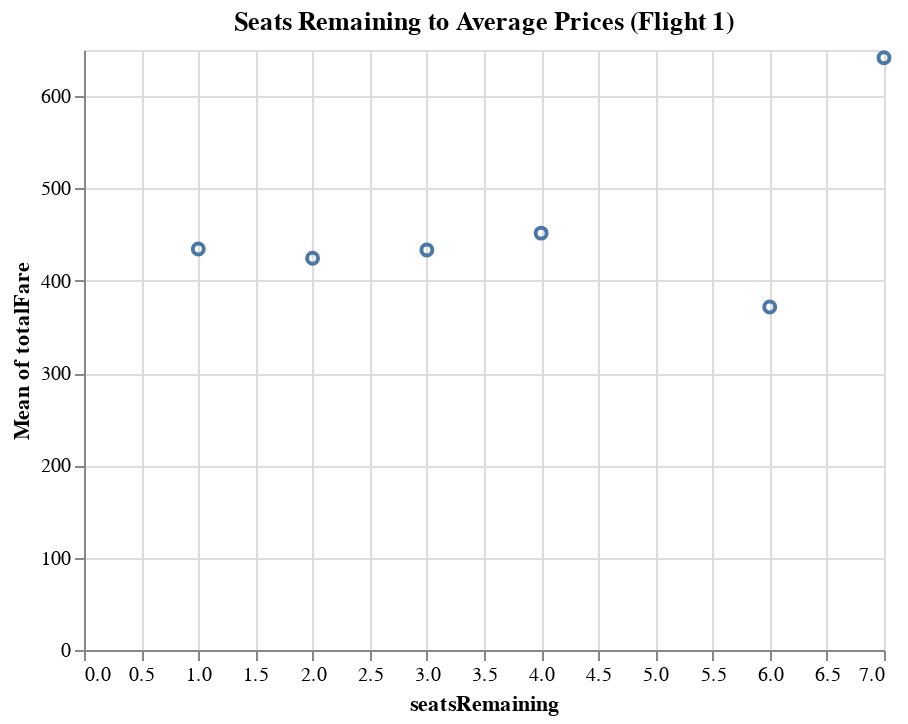

Notebook cell for this chart:
### Code cell
# Plot to see the avergae price for each number of seats remaining for flight 1
alt.Chart(flight_1).mark_point().encode(
    y='mean(totalFare)',
    x='seatsRemaining',
).properties(
    title='Seats Remaining to Average Prices (Flight 1)'
)

### Figure 1 — Vega-Lite specification as saved in the notebook (floating-point values rounded to 4 significant figures)
{"config": {"view": {"continuousWidth": 400, "continuousHeight": 300}}, "data": {"name": "data-bd3c76e01bdbd4cf92facdcd19a8f7ee"}, "mark": "point", "encoding": {"x": {"field": "seatsRemaining", "type": "quantitative"}, "y": {"aggregate": "mean", "field": "totalFare", "type": "quantitative"}}, "title": "Seats Remaining to Average Prices (Flight 1)", "$schema": "https://vega.github.io/schema/vega-lite/v4.17.0.json", "datasets": {"data-bd3c76e01bdbd4cf92facdcd19a8f7ee": [{"flightDate": "2022-05-07", "startingAirport": "DEN", "destinationAirport": "SFO", "fareBasisCode": "QAA0OKEN", "travelDuration": "PT5H22M", "isBasicEconomy": false, "isRefundable": false, "isNonStop": false, "totalFare": 421.6, "seatsRemaining": 1, "totalTravelDistance": 1242.0, "segmentsDepartureTimeRaw": "2022-05-07T13:26:00.000-06:00||2022-05-07T15:45:00.000-07:00", "segmentsAirlineCode": "UA||AS", "segmentsCabinCode": "coach||coach"}, {"flightDate": "2022-05-07", "startingAirport": "DEN", "destinationAirport": "SFO", "fareBasisCode": "QAA0OKEN", "travelDuration": "PT5H22M", "isBasicEconomy": false, "isRefundable": false, "isNonStop": false, "totalFare": 421.6, "seatsRemaining": 2, "totalTravelDistance": 1242.0, "segmentsDepartureTimeRaw": "2022-05-07T13:26:00.000-06:00||2022-05-07T15:45:00.000-07:00", "segmentsAirlineCode": "UA||AS", "segmentsCabinCode": "coach||coach"}, {"flightDate": "2022-05-07", "startingAirport": "DEN", "destinationAirport": "SFO", "fareBasisCode": "QAA0OKEN", "travelDuration": "PT5H22M", "isBasicEconomy": false, "isRefundable": false, "isNonStop": false, "totalFare": 421.6, "seatsRemaining": 3, "totalTravelDistance": 1242.0, "segmentsDepartureTimeRaw": "2022-05-07T13:26:00.000-06:00||2022-05-07T15:45:00.000-07:00", "segmentsAirlineCode": "UA||AS", "segmentsCabinCode": "coach||coach"}, {"flightDate": "2022-05-07", "startingAirport": "DEN", "destinationAirport": "SFO", "fareBasisCode": "QAA0OKEN", "travelDuration": "PT5H22M", "isBasicEconomy": false, "isRefundable": false, "isNonStop": false, "totalFare": 451.6, "seatsRemaining": 4, "totalTravelDistance": 1242.0, "segmentsDepartureTimeRaw": "2022-05-07T13:26:00.000-06:00||2022-05-07T15:45:00.000-07:00", "segmentsAirlineCode": "UA||AS", "segmentsCabinCode": "coach||coach"}, {"flightDate": "2022-05-07", "startingAirport": "DEN", "destinationAirport": "SFO", "fareBasisCode": "QAA0OKEN", "travelDuration": "PT5H22M", "isBasicEconomy": false, "isRefundable": false, "isNonStop": false, "totalFare": 426.6, "seatsRemaining": 3, "totalTravelDistance": 1242.0, "segmentsDepartureTimeRaw": "2022-05-07T13:26:00.000-06:00||2022-05-07T15:45:00.000-07:00", "segmentsAirlineCode": "UA||AS", "segmentsCabinCode": "coach||coach"}, {"flightDate": "2022-05-07", "startingAirport": "DEN", "destinationAirport": "SFO", "fareBasisCode": "QAA0OKEN", "travelDuration": "PT5H22M", "isBasicEconomy": false, "isRefundable": false, "isNonStop": false, "totalFare": 371.6, "seatsRemaining": 6, "totalTravelDistance": 1242.0, "segmentsDepartureTimeRaw": "2022-05-07T13:26:00.000-06:00||2022-05-07T15:45:00.000-07:00", "segmentsAirlineCode": "UA||AS", "segmentsCabinCode": "coach||coach"}, {"flightDate": "2022-05-07", "startingAirport": "DEN", "destinationAirport": "SFO", "fareBasisCode": "QAA0OKEN", "travelDuration": "PT5H22M", "isBasicEconomy": false, "isRefundable": false, "isNonStop": false, "totalFare": 348.0, "seatsRemaining": 1, "totalTravelDistance": 1242.0, "segmentsDepartureTimeRaw": "2022-05-07T13:26:00.000-06:00||2022-05-07T15:45:00.000-07:00", "segmentsAirlineCode": "UA||AS", "segmentsCabinCode": "coach||coach"}, {"flightDate": "2022-05-07", "startingAirport": "DEN", "destinationAirport": "SFO", "fareBasisCode": "QAA0OKEN", "travelDuration": "PT5H22M", "isBasicEconomy": false, "isRefundable": false, "isNonStop": false, "totalFare": 430.6, "seatsRemaining": 1, "totalTravelDistance": 1242.0, "segmentsDepartureTimeRaw": "2022-05-07T13:26:00.000-06:00||2022-05-07T15:45:00.000-07:00", "segmentsAirlineCode": "UA||AS", "segmentsCabinCode": "coach||coach"}, {"flightDate": "2022-05-07", "startingAirport": "DEN", "destinationAirport": "SFO", "fareBasisCode": "QAA0OKEN", "travelDuration": "PT5H22M", "isBasicEconomy": false, "isRefundable": false, "isNonStop": false, "totalFare": 436.6, "seatsRemaining": 1, "totalTravelDistance": 1242.0, "segmentsDepartureTimeRaw": "2022-05-07T13:26:00.000-06:00||2022-05-07T15:45:00.000-07:00", "segmentsAirlineCode": "UA||AS", "segmentsCabinCode": "coach||coach"}, {"flightDate": "2022-05-07", "startingAirport": "DEN", "destinationAirport": "SFO", "fareBasisCode": "QAA0OKEN", "travelDuration": "PT5H22M", "isBasicEconomy": false, "isRefundable": false, "isNonStop": false, "totalFare": 451.6, "seatsRemaining": 2, "totalTravelDistance": 1242.0, "segmentsDepartureTimeRaw": "2022-05-07T13:26:00.000-06:00||2022-05-07T15:45:00.000-07:00", "segmentsAirlineCode": "UA||AS", "segmentsCabinCode": "coach||coach"}, {"flightDate": "2022-05-07", "startingAirport": "DEN", "destinationAirport": "SFO", "fareBasisCode": "QAA0OKEN", "travelDuration": "PT5H22M", "isBasicEconomy": false, "isRefundable": false, "isNonStop": false, "totalFare": 451.6, "seatsRemaining": 3, "totalTravelDistance": 1242.0, "segmentsDepartureTimeRaw": "2022-05-07T13:26:00.000-06:00||2022-05-07T15:45:00.000-07:00", "segmentsAirlineCode": "UA||AS", "segmentsCabinCode": "coach||coach"}, {"flightDate": "2022-05-07", "startingAirport": "DEN", "destinationAirport": "SFO", "fareBasisCode": "QAA0OKEN", "travelDuration": "PT5H22M", "isBasicEconomy": false, "isRefundable": false, "isNonStop": false, "totalFare": 491.6, "seatsRemaining": 1, "totalTravelDistance": 1242.0, "segmentsDepartureTimeRaw": "2022-05-07T13:26:00.000-06:00||2022-05-07T15:45:00.000-07:00", "segmentsAirlineCode": "UA||AS", "segmentsCabinCode": "coach||coach"}, {"flightDate": "2022-05-07", "startingAirport": "DEN", "destinationAirport": "SFO", "fareBasisCode": "QAA0OKEN", "travelDuration": "PT5H22M", "isBasicEconomy": false, "isRefundable": false, "isNonStop": false, "totalFare": 477.6, "seatsRemaining": 1, "totalTravelDistance": 1242.0, "segmentsDepartureTimeRaw": "2022-05-07T13:26:00.000-06:00||2022-05-07T15:45:00.000-07:00", "segmentsAirlineCode": "UA||AS", "segmentsCabinCode": "coach||coach"}, {"flightDate": "2022-05-07", "startingAirport": "DEN", "destinationAirport": "SFO", "fareBasisCode": "QAA0OKEN", "travelDuration": "PT5H22M", "isBasicEconomy": false, "isRefundable": false, "isNonStop": false, "totalFare": 641.6, "seatsRemaining": 7, "totalTravelDistance": 1242.0, "segmentsDepartureTimeRaw": "2022-05-07T13:26:00.000-06:00||2022-05-07T15:45:00.000-07:00", "segmentsAirlineCode": "UA||AS", "segmentsCabinCode": "coach||coach"}, {"flightDate": "2022-05-07", "startingAirport": "DEN", "destinationAirport": "SFO", "fareBasisCode": "QAA0OKEN", "travelDuration": "PT5H22M", "isBasicEconomy": false, "isRefundable": false, "isNonStop": false, "totalFare": 401.6, "seatsRemaining": 2, "totalTravelDistance": 1242.0, "segmentsDepartureTimeRaw": "2022-05-07T13:26:00.000-06:00||2022-05-07T15:45:00.000-07:00", "segmentsAirlineCode": "UA||AS", "segmentsCabinCode": "coach||coach"}, {"flightDate": "2022-05-07", "startingAirport": "DEN", "destinationAirport": "SFO", "fareBasisCode": "QAA0OKEN", "travelDuration": "PT5H22M", "isBasicEconomy": false, "isRefundable": false, "isNonStop": false, "totalFare": 422.6, "seatsRemaining": 2, "totalTravelDistance": 1242.0, "segmentsDepartureTimeRaw": "2022-05-07T13:26:00.000-06:00||2022-05-07T15:45:00.000-07:00", "segmentsAirlineCode": "UA||AS", "segmentsCabinCode": "coach||coach"}]}}
